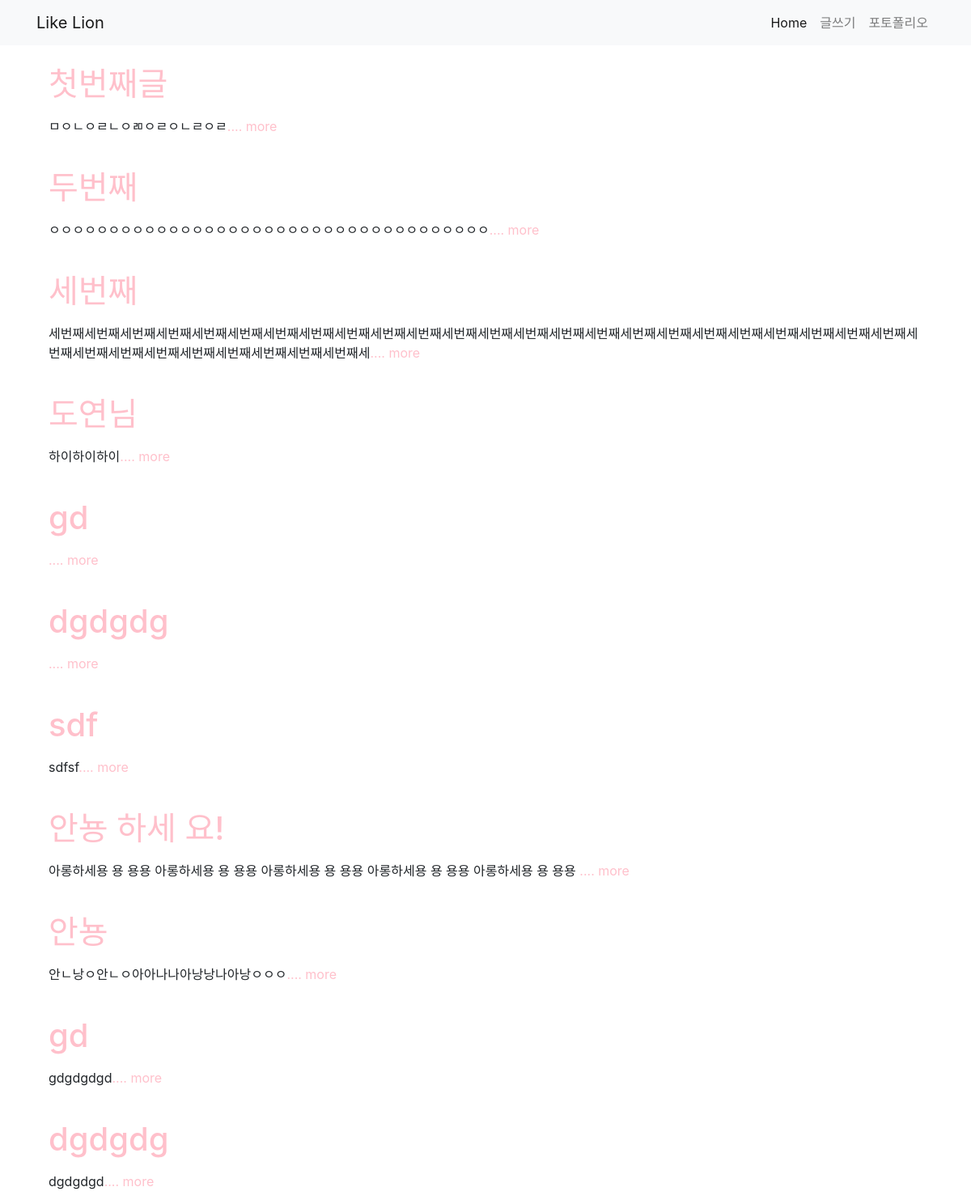
The app's page /, older data.
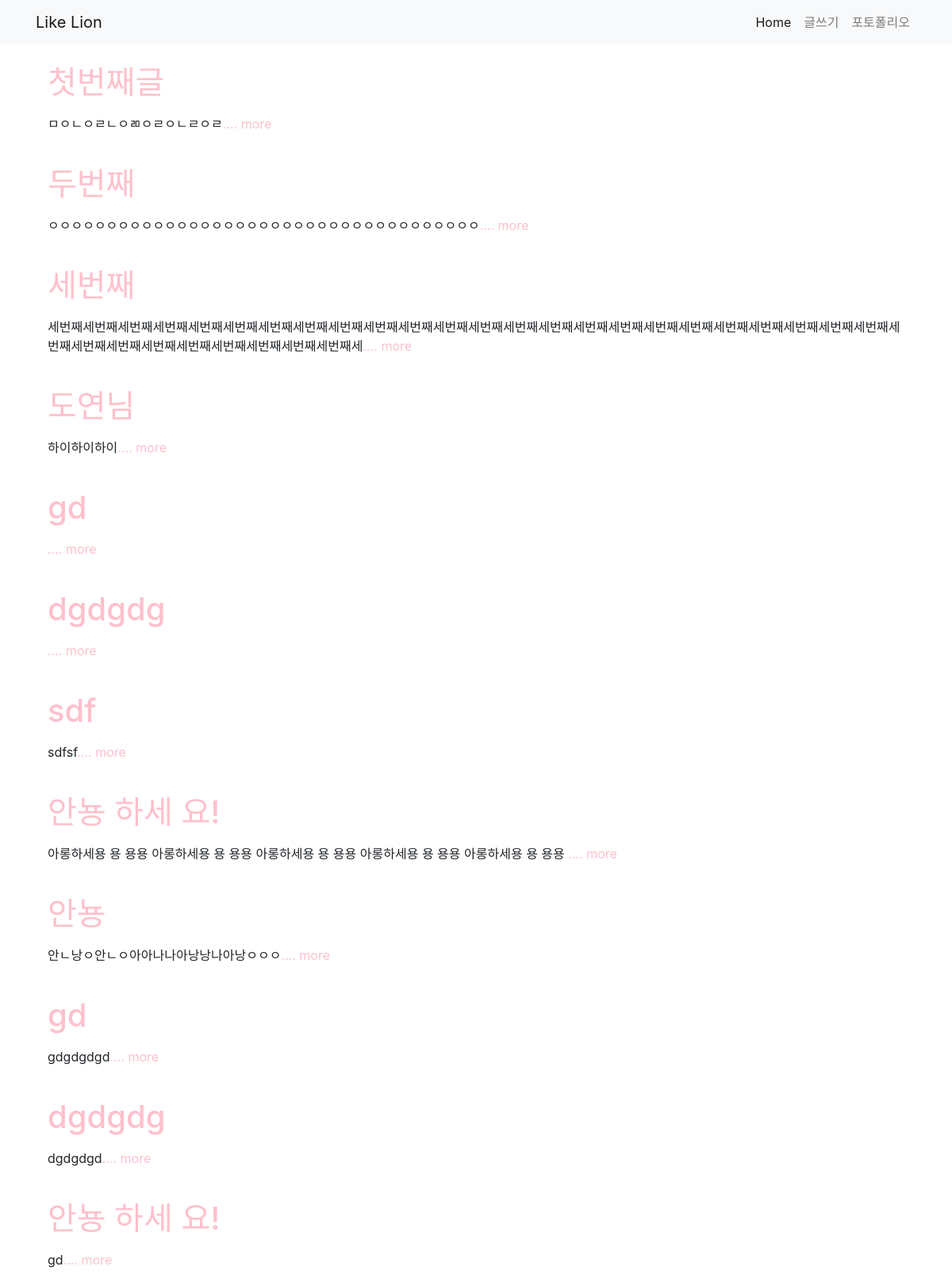
The same page, newer data.
### blog/models.py (models this page shows, shortened)
class Blog(models.Model):
    title = models.CharField(max_length=200)
    pub_date = models.DateTimeField('date published')
    body = models.TextField()
    def summary(self):
        return self.body[:100]

### blog/views.py (the view)
# urls.py: path('', blog.views.home, name='home'),
def home(request):
    blogs = Blog.objects
    return render(request, 'blog/home.html',{'blogs':blogs})

### blog/templates/blog/home.html (shortened to what this page needs)
{% extends 'base.html' %}
    {% block content %}
        {% for blog in blogs.all %}
        <br>
        <div class="container">
            <a href="{% url 'detail' blog.id %}">
                <h1 class="jb-red">{{ blog.title }}</h1>
            </a>
            <p>{{ blog.summary }}<a href="{% url 'detail' blog.id %}" class="jb-red">.... more</a> </p>
        </div>
        {% endfor %}
    {% endblock %}

Row changes from the older to the newer data that the page shows:
added Blog: title "안뇽 하세 요!", summary "gd"
